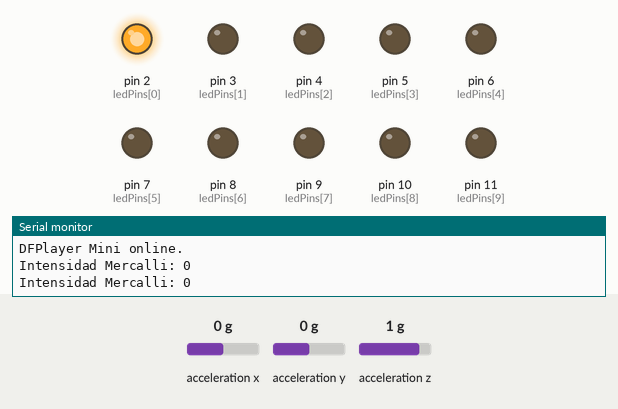
The sketch below on a simulated Arduino Uno, built with avr-gcc and run on an emulated ATmega328P. Parts: output pins drawn as LEDs (lit = HIGH), the last lines printed to the serial monitor. The test bench sets the inputs (shaded band); at power-on: acceleration x 0 g, acceleration y 0 g, acceleration z 1 g. The audio player accepts every command and is not drawn.

Above: at 1.7 s.
1.8 s: acceleration x set to -1.1 g
3.5 s: acceleration x set to -1.4 g
At 4.9 s:
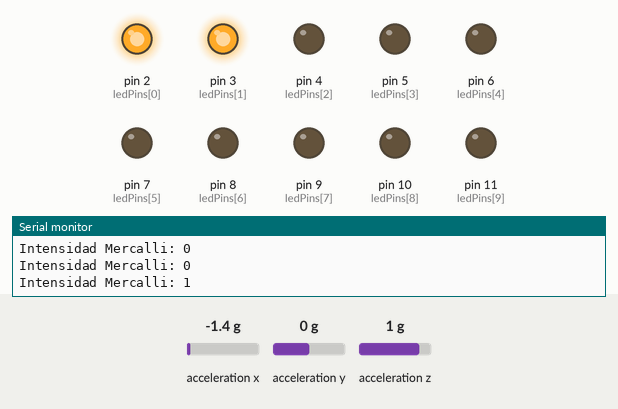
5.6 s: acceleration y set to -0.7 g
7.1 s: acceleration y set to -1 g
At 8.5 s:
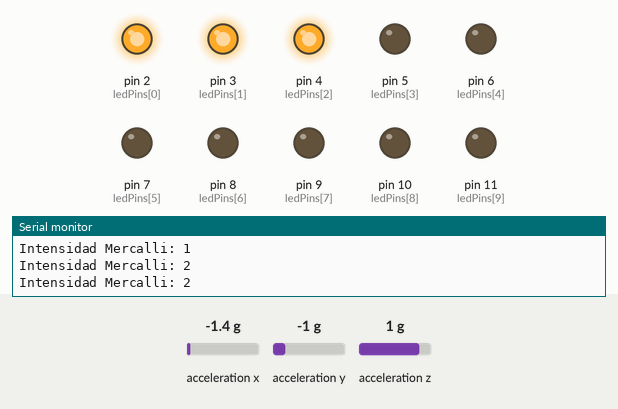
8.8 s: acceleration x set to 0 g
At 9.48 s:
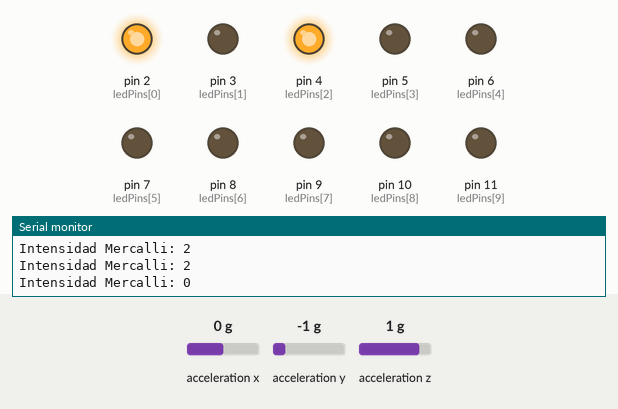
11.0 s: acceleration x set to -0.5 g
12.5 s: acceleration x set to -0.8 g
At 13.5 s:
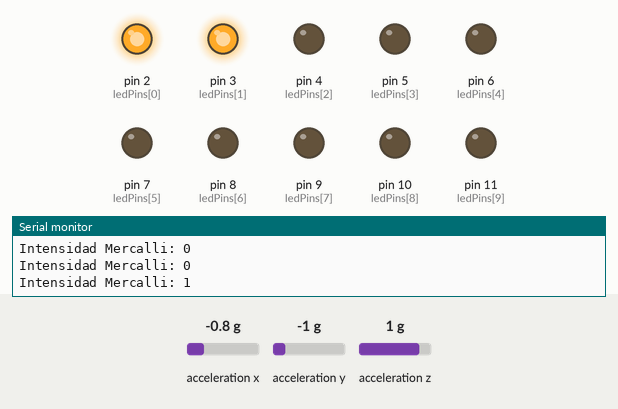
Timing chart, 0 to 15.5 s (numbered marks = the images above; inputs shaded):
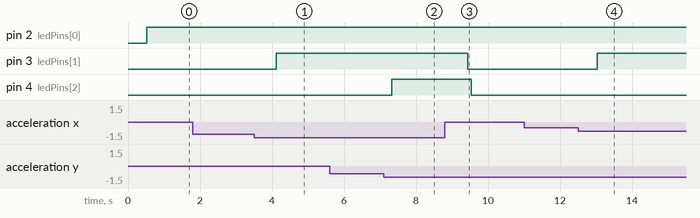

The sketch:

practica_2.ino
```cpp
/*Eduardo Sebastian Orozco Colop 2020330
EB5AM*/

#include <Wire.h>
#include <SparkFun_ADXL345.h>
#include <SoftwareSerial.h>
#include <DFRobotDFPlayerMini.h>

SoftwareSerial mySoftwareSerial(12, 13); // RX, TX
DFRobotDFPlayerMini myDFPlayer;
ADXL345 acelerometro_ADXL345;

const int numLeds = 10;
const int ledPins[] = {2, 3, 4, 5, 6, 7, 8, 9, 10, 11};
const int mercalli[] = {50, 60, 75, 90, 105, 120, 135, 150, 175, 190}; // Valores de magnitud para la escala Mercalli

void setup() {
  Serial.begin(9600);
  Serial.println("Uso del acelerometro ADXL345");

   mySoftwareSerial.begin(9600);
  Serial.begin(115200);

  Serial.println();
  Serial.println(F("DFRobot DFPlayer Mini Demo"));
  Serial.println(F("Initializing DFPlayer ... (May take 3~5 seconds)"));

  if (!myDFPlayer.begin(mySoftwareSerial)) {  //Use softwareSerial to communicate with mp3.
    Serial.println(F("Unable to begin:"));
    Serial.println(F("1.Please recheck the connection!"));
    Serial.println(F("2.Please insert the SD card!"));
    while (true);
  }
  Serial.println(F("DFPlayer Mini online."));

  myDFPlayer.setTimeOut(500); //Set serial communictaion time out 500ms

  //----Set volume----
  myDFPlayer.volume(10);  //Set volume value (0~30).
  myDFPlayer.volumeUp(); //Volume Up
  myDFPlayer.volumeDown(); //Volume Down

  //----Set different EQ----
  myDFPlayer.EQ(DFPLAYER_EQ_NORMAL);

  //----Set device we use SD as default----
  myDFPlayer.outputDevice(DFPLAYER_DEVICE_SD);

  acelerometro_ADXL345.powerOn();
  acelerometro_ADXL345.setRangeSetting(16);

  for (int i = 0; i < numLeds; i++) {
    pinMode(ledPins[i], OUTPUT);
    digitalWrite(ledPins[i], LOW);
  }
}

void loop() {
  int x, y, z;
  acelerometro_ADXL345.readAccel(&x, &y, &z);

  float magnitud = sqrt(x * x + y * y + z * z);

  int intensidad = 0;
  for (int i = 0; i < numLeds; i++) {
    if (magnitud < mercalli[i]) {
      intensidad = i;
      break;
    }

 }

  Serial.print("Intensidad Mercalli: ");
  Serial.println(intensidad);

  for (int i = 0; i <= intensidad; i++) {
    digitalWrite(ledPins[i], HIGH);
    if (intensidad >= 5) {
       myDFPlayer.play(1);
       delay(6000);
    }
  }

  for (int i = intensidad + 1; i < numLeds; i++) {
    digitalWrite(ledPins[i], LOW);
  delay(100);
}
}
```

Measured:
- the behaviour switches between -1.2 and -1.3 g on acceleration x (found by bisection; images 0 and 1)
- the behaviour switches between -0.8 and -0.9 g on acceleration y (found by bisection; images 1 and 2)
- the behaviour switches between -0.6 and -0.7 g on acceleration x (found by bisection; images 3 and 4)
- after the input at 3.5 s, pin 3 (ledPins[1]): LOW → HIGH after 0.62 s
- after the input at 7.1 s, pin 4 (ledPins[2]): LOW → HIGH after 0.23 s
- after the input at 8.8 s, pin 3 (ledPins[1]): HIGH → LOW after 0.63 s; pin 4 (ledPins[2]): HIGH → LOW after 0.73 s
- after the input at 12.5 s, pin 3 (ledPins[1]): LOW → HIGH after 0.54 s
